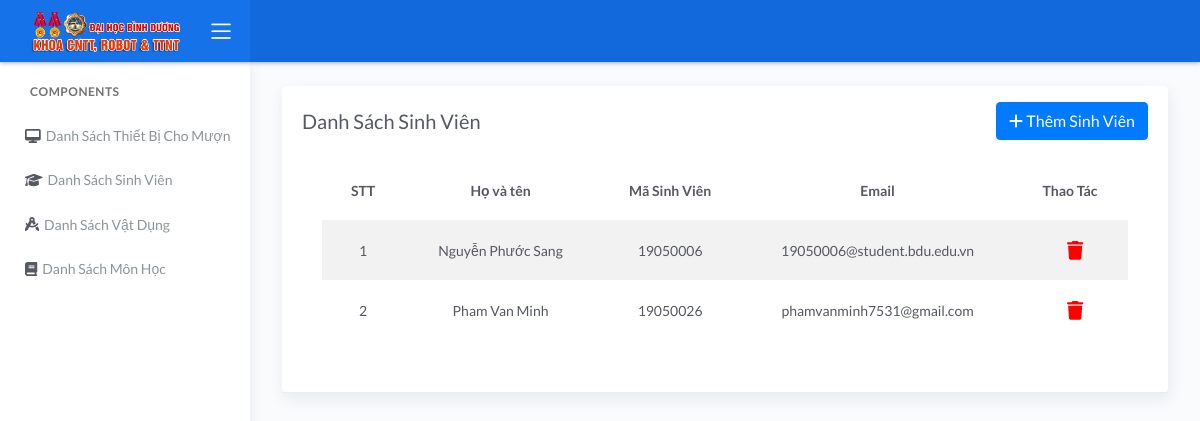
/student-list/, run on the app's committed database.
### api/models.py (models this page shows, shortened)
class Student(models.Model):
    email = models.EmailField(default = '')
    student_code = models.CharField(max_length=8, unique = True)
    full_name = models.CharField(max_length = 50)

### api/views.py (the view)
# urls.py: path('student-list/', student_list, name="student-list"),
def student_list(request):
    student_list = Student.objects.all()
    context = {
        "student_list" : student_list
    }
    return render(request, "api/student-list.html", context=context)

### templates/api/student-list.html (shortened to what this page needs)
{% extends "api/base.html" %}
{% load static %}
{% block content %}
<div class="row">
    <div class="col-md-12">
        <div class="card">
            <div class="card-header">
                <div class="d-flex align-items-center">
                    <h4 class="card-title">Danh Sách Sinh Viên</h4>
                    <button class="btn btn-primary btn-round ml-auto" data-toggle="modal" data-target="#addRowSinhVienModal">
                        <i class="fa fa-plus"></i>
                        Thêm Sinh Viên
                    </button>
                </div>
            <div class="card-body">
                <div class="table-responsive">
                    <table id="basic-datatables" class="display table table-striped table-hover">
                        <thead>
                            <tr>
                                <th style="text-align: center;">STT</th>
                                <th style="text-align: center;">Họ và tên</th>
                                <th style="text-align: center;">Mã Sinh Viên</th>
                                <th style="text-align: center;">Email</th>
                                <th style="text-align: center;">Thao Tác</th>
                            </tr>
                        </thead>
                        <tbody>
                            {% for student in student_list %}
                            <tr>
                                <td style="text-align: center;">{{ forloop.counter }}</td>
                                <td style="text-align: center;">{{ student.full_name }}</td>
                                <td style="text-align: center;">{{ student.student_code }}</td>
                                <td style="text-align: center;">{{ student.email }}</td>
                                <td style="text-align: center;">
                                    <a  style="margin-left: 10px;" href="{% url 'delete-student' student.id %}"  >
                                        <i style="color:red;" class="fa-solid fa-trash fa-lg"></i>
                                    </a>
                                </td>
                            </tr>
                            {% endfor %}
                        </tbody>
                    </table>
                </div>
            </div>
        </div>
    </div>
</div>
{% endblock %}

### data on the page
Student: full_name "Nguyễn Phước Sang", student_code "19050006", email "19050006@student.bdu.edu.vn"
Student: full_name "Pham Van Minh", student_code "19050026", email "phamvanminh7531@gmail.com"
